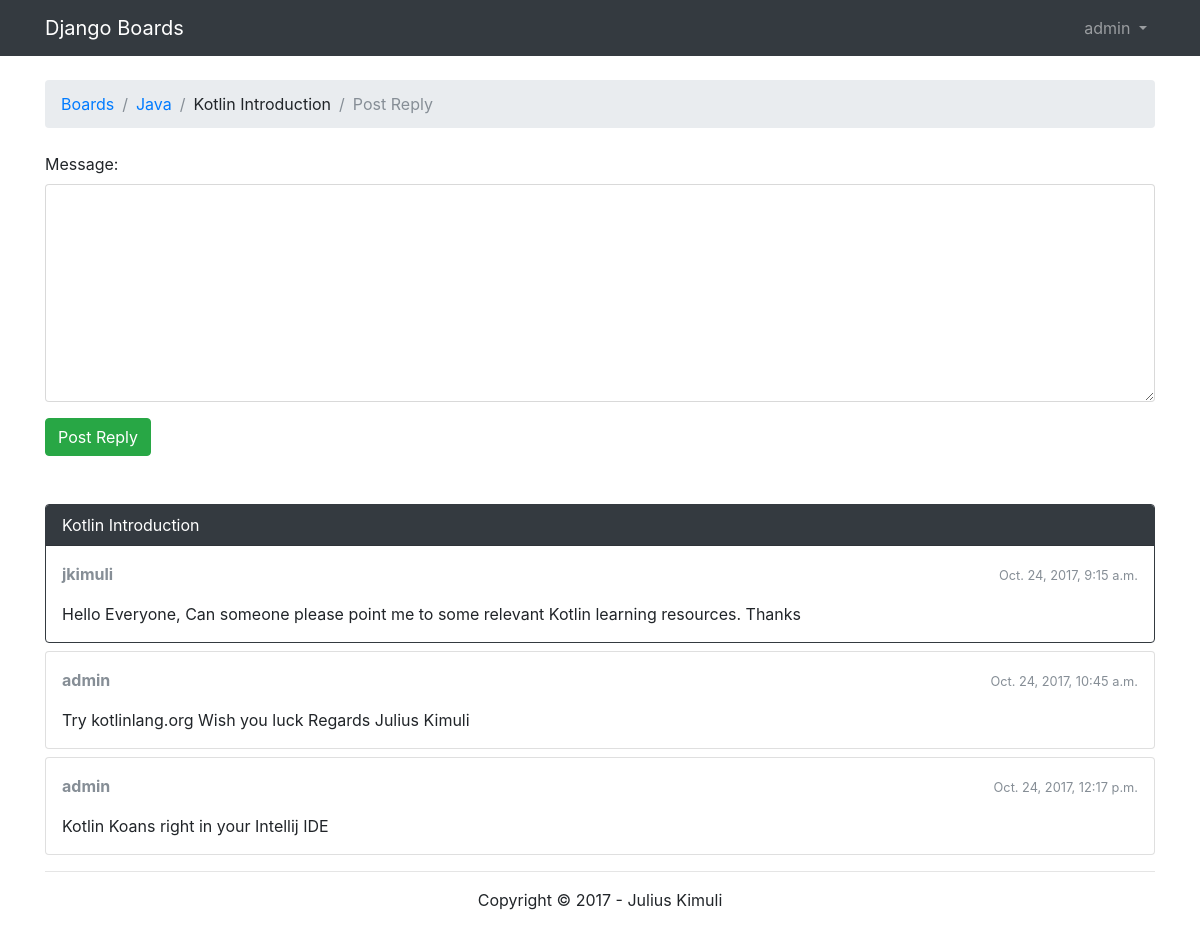
Screenshot of /forum/board/Java/topics/5/reply/ (signed in) with the database file from the repository.
### forum/models.py (models this page shows, shortened)
class Topic(models.Model):
    subject = models.CharField(max_length=255)
    last_updated = models.DateTimeField(auto_now_add=True)
    board = models.ForeignKey(Board, related_name='topics')  # Board that this topics belongs to
    starter = models.ForeignKey(User, related_name='topics')  # user who owns this topic
    views = models.PositiveIntegerField(default=0)

class Board(models.Model):
    name = models.CharField(max_length=30, unique=True)  # name of specific forum should be unique
    description = models.TextField(max_length=4000)

class Post(models.Model):
    message = models.TextField(max_length=4000)
    topic = models.ForeignKey(Topic, related_name='posts')  # Topic that this post relates to
    created_at = models.DateTimeField(auto_now_add=True)
    updated_at = models.DateTimeField(null=True)
    created_by = models.ForeignKey(User, related_name='posts')  # you can return numbers of posts created by this user
    updated_by = models.ForeignKey(User,null=True,related_name='+')

### forum/views.py (the view)
# urls.py: url(r'^board/(?P<name>\w+)/topics/(?P<topic_pk>\d+)/reply/$',views.topic_reply,name='topic_reply'),
@login_required
def topic_reply(request, name, topic_pk):
    topic = get_object_or_404(Topic, board__name=name, pk=topic_pk)
    user = request.user
    if request.method == 'POST':
        form = PostForm(request.POST)
        if form.is_valid():
            post = form.save(commit=False)
            post.topic = topic
            post.created_by = user
            post.save()
            return redirect('topic_details', name=name, topic_pk=topic_pk)
    else:
        form = PostForm()
    return render(request,'topic_reply.html',{'form': form,'topic':topic})

### forum/forms.py
class PostForm(forms.ModelForm):
    class Meta:
        model = Post
        fields = ['message',]

### forum/templates/topic_reply.html (shortened to what this page needs)
{%extends 'base.html'%}
{%block breadcrumb%}
    <li class="breadcrumb-item"><a href="{% url 'index' %}">Boards</a></li>
    <li class="breadcrumb-item"><a href="{% url 'board_details' topic.board.name %}">{{ topic.board.name }}</a></li>
    <li class="breadcrumb-item">{{ topic.subject }}</li>
    <li class="breadcrumb-item active">Post Reply</li>
{%endblock%}
{%block content%}
    <form method="post" novalidate>
        {%include 'includes/form.html' %}
        <button type="submit" class="btn btn-success">Post Reply</button>
    </form>
    <br/> <br/>
    {% for post in topic.posts.all %}
    <div class="card mb-2 {% if forloop.first %}border-dark {%endif%} ">
       {% if forloop.first %}
        <div class="card-header text-white bg-dark py-2 px-3">{{ topic.subject }}</div>
       {% endif %}
      <div class="card-body p-3">
        <div class="row mb-3">
          <div class="col-6">
            <strong class="text-muted">{{ post.created_by.username }}</strong>
          </div>
          <div class="col-6 text-right">
            <small class="text-muted">{{ post.created_at }}</small>
          </div>
        </div>
        {{ post.message }}
      </div>
    </div>
  {% endfor %}
{% endblock %}

### forum/templates/base.html (shortened to what this page needs)
{% load staticfiles %}
<!DOCTYPE html>
<html>
    <head>
        <link rel="stylesheet" href="{% static 'css/bootstrap.min.css' %}">
    </head>
    <body>
        <nav class="navbar navbar-expand-sm navbar-dark bg-dark">
            <div class="container">
            <a class="navbar-brand" href="{% url 'index' %}">Django Boards</a>
            <div class="collapse navbar-collapse" id="mainMenu">
                {% if user.is_authenticated %}
                <ul class="navbar-nav ml-auto">
                    <li class="nav-item">
                        <a class="nav-link dropdown-toggle" href="#" id="userMenu" data-toggle="dropdown" aria-haspopup="true" aria-expanded="false">
                            {{user.username }}
                        </a>
                    </li>
                </ul>
                {% else %}
                    <form class="form-inline ml-auto">
                        <a href="{% url 'login' %}" class="btn btn-outline-secondary">Log in</a>
                        <a href="{% url 'signup' %}" class="btn btn-primary ml-2">Sign up</a>
                    </form>
                {% endif %}
            </div>
            </div>
        </nav>
        <div class="container">
            <ol class="breadcrumb my-4">
                {%  block breadcrumb %}
                {% endblock%}
            </ol>
               {% block content %}
               {% endblock %}
        </div>
        <footer>
            <div class="container">
            <hr/>
            <p class="text-center"> Copyright &copy; 2017 -  Julius Kimuli</p>
            </div>
        </footer>
    </body>
</html>

### rows the page displays
Topic: board.name "Java", subject "Kotlin Introduction"
Post: created_by.username "jkimuli", created_at "Oct. 24, 2017, 9:15 a.m.", message "Hello Everyone, Can someone please point me to some relevant Kotlin learning resources. Thanks"
Post: created_by.username "admin", created_at "Oct. 24, 2017, 10:45 a.m.", message "Try kotlinlang.org Wish you luck Regards Julius Kimuli"
Post: created_by.username "admin", created_at "Oct. 24, 2017, 12:17 p.m.", message "Kotlin Koans right in your Intellij IDE"

### other values shown
{{ user.username }} "admin"
{{ field.label_tag }} "Message:"
